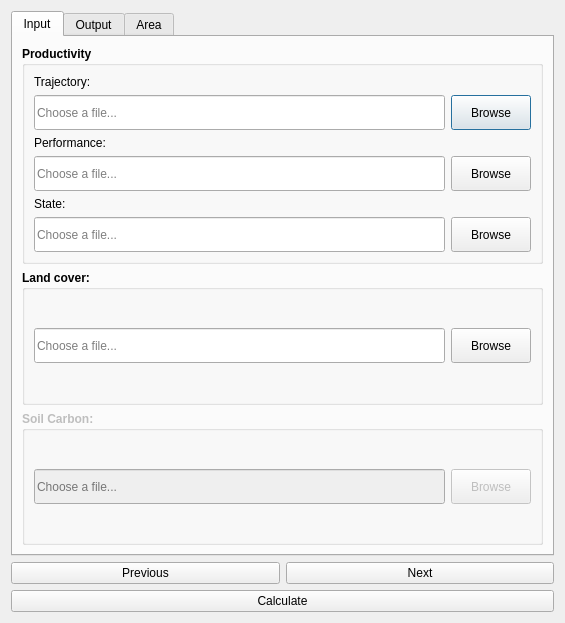
<?xml version="1.0" encoding="UTF-8"?>
<ui version="4.0">
 <class>DlgReportingSDG</class>
 <widget class="QDialog" name="DlgReportingSDG">
  <property name="geometry">
   <rect>
    <x>0</x>
    <y>0</y>
    <width>565</width>
    <height>623</height>
   </rect>
  </property>
  <property name="sizePolicy">
   <sizepolicy hsizetype="Fixed" vsizetype="Fixed">
    <horstretch>0</horstretch>
    <verstretch>0</verstretch>
   </sizepolicy>
  </property>
  <property name="windowTitle">
   <string>Calculate SDG indicator</string>
  </property>
  <layout class="QVBoxLayout" name="verticalLayout">
   <item>
    <widget class="QTabWidget" name="TabBox">
     <property name="sizePolicy">
      <sizepolicy hsizetype="Minimum" vsizetype="Expanding">
       <horstretch>0</horstretch>
       <verstretch>0</verstretch>
      </sizepolicy>
     </property>
     <property name="tabShape">
      <enum>QTabWidget::Rounded</enum>
     </property>
     <property name="currentIndex">
      <number>0</number>
     </property>
     <widget class="QWidget" name="InputTab">
      <attribute name="title">
       <string>Input</string>
      </attribute>
      <layout class="QVBoxLayout" name="verticalLayout_2">
       <item>
        <widget class="QGroupBox" name="groupBox">
         <property name="font">
          <font>
           <weight>75</weight>
           <bold>true</bold>
          </font>
         </property>
         <property name="title">
          <string>Productivity</string>
         </property>
         <layout class="QGridLayout" name="gridLayout_7">
          <item row="1" column="0">
           <widget class="QLineEdit" name="file_traj">
            <property name="enabled">
             <bool>true</bool>
            </property>
            <property name="minimumSize">
             <size>
              <width>120</width>
              <height>35</height>
             </size>
            </property>
            <property name="font">
             <font>
              <weight>50</weight>
              <bold>false</bold>
             </font>
            </property>
            <property name="placeholderText">
             <string>Choose a file...</string>
            </property>
           </widget>
          </item>
          <item row="1" column="1">
           <widget class="QPushButton" name="browse_traj">
            <property name="enabled">
             <bool>true</bool>
            </property>
            <property name="minimumSize">
             <size>
              <width>0</width>
              <height>35</height>
             </size>
            </property>
            <property name="maximumSize">
             <size>
              <width>80</width>
              <height>16777215</height>
             </size>
            </property>
            <property name="font">
             <font>
              <weight>50</weight>
              <bold>false</bold>
             </font>
            </property>
            <property name="text">
             <string>Browse</string>
            </property>
           </widget>
          </item>
          <item row="3" column="0">
           <widget class="QLineEdit" name="file_perf">
            <property name="enabled">
             <bool>true</bool>
            </property>
            <property name="minimumSize">
             <size>
              <width>120</width>
              <height>35</height>
             </size>
            </property>
            <property name="font">
             <font>
              <weight>50</weight>
              <bold>false</bold>
             </font>
            </property>
            <property name="placeholderText">
             <string>Choose a file...</string>
            </property>
           </widget>
          </item>
          <item row="3" column="1">
           <widget class="QPushButton" name="browse_perf">
            <property name="enabled">
             <bool>true</bool>
            </property>
            <property name="minimumSize">
             <size>
              <width>0</width>
              <height>35</height>
             </size>
            </property>
            <property name="maximumSize">
             <size>
              <width>80</width>
              <height>16777215</height>
             </size>
            </property>
            <property name="font">
             <font>
              <weight>50</weight>
              <bold>false</bold>
             </font>
            </property>
            <property name="text">
             <string>Browse</string>
            </property>
           </widget>
          </item>
          <item row="5" column="0">
           <widget class="QLineEdit" name="file_state">
            <property name="enabled">
             <bool>true</bool>
            </property>
            <property name="minimumSize">
             <size>
              <width>120</width>
              <height>35</height>
             </size>
            </property>
            <property name="font">
             <font>
              <weight>50</weight>
              <bold>false</bold>
             </font>
            </property>
            <property name="placeholderText">
             <string>Choose a file...</string>
            </property>
           </widget>
          </item>
          <item row="5" column="1">
           <widget class="QPushButton" name="browse_state">
            <property name="enabled">
             <bool>true</bool>
            </property>
            <property name="minimumSize">
             <size>
              <width>0</width>
              <height>35</height>
             </size>
            </property>
            <property name="maximumSize">
             <size>
              <width>80</width>
              <height>16777215</height>
             </size>
            </property>
            <property name="font">
             <font>
              <weight>50</weight>
              <bold>false</bold>
             </font>
            </property>
            <property name="text">
             <string>Browse</string>
            </property>
           </widget>
          </item>
          <item row="2" column="0" colspan="2">
           <widget class="QLabel" name="label_8">
            <property name="font">
             <font>
              <weight>50</weight>
              <bold>false</bold>
             </font>
            </property>
            <property name="text">
             <string>Performance:</string>
            </property>
           </widget>
          </item>
          <item row="0" column="0" colspan="2">
           <widget class="QLabel" name="label_9">
            <property name="font">
             <font>
              <weight>50</weight>
              <bold>false</bold>
             </font>
            </property>
            <property name="text">
             <string>Trajectory:</string>
            </property>
           </widget>
          </item>
          <item row="4" column="0" colspan="2">
           <widget class="QLabel" name="label_10">
            <property name="font">
             <font>
              <weight>50</weight>
              <bold>false</bold>
             </font>
            </property>
            <property name="text">
             <string>State:</string>
            </property>
           </widget>
          </item>
         </layout>
        </widget>
       </item>
       <item>
        <widget class="QGroupBox" name="groupBox_2">
         <property name="font">
          <font>
           <weight>75</weight>
           <bold>true</bold>
          </font>
         </property>
         <property name="title">
          <string>Land cover:</string>
         </property>
         <layout class="QGridLayout" name="gridLayout_9">
          <item row="0" column="0">
           <widget class="QLineEdit" name="file_lc">
            <property name="enabled">
             <bool>true</bool>
            </property>
            <property name="minimumSize">
             <size>
              <width>120</width>
              <height>35</height>
             </size>
            </property>
            <property name="font">
             <font>
              <weight>50</weight>
              <bold>false</bold>
             </font>
            </property>
            <property name="placeholderText">
             <string>Choose a file...</string>
            </property>
           </widget>
          </item>
          <item row="0" column="1">
           <widget class="QPushButton" name="browse_lc">
            <property name="enabled">
             <bool>true</bool>
            </property>
            <property name="minimumSize">
             <size>
              <width>0</width>
              <height>35</height>
             </size>
            </property>
            <property name="maximumSize">
             <size>
              <width>80</width>
              <height>16777215</height>
             </size>
            </property>
            <property name="font">
             <font>
              <weight>50</weight>
              <bold>false</bold>
             </font>
            </property>
            <property name="text">
             <string>Browse</string>
            </property>
           </widget>
          </item>
         </layout>
        </widget>
       </item>
       <item>
        <widget class="QGroupBox" name="groupBox_3">
         <property name="enabled">
          <bool>false</bool>
         </property>
         <property name="font">
          <font>
           <weight>75</weight>
           <bold>true</bold>
          </font>
         </property>
         <property name="title">
          <string>Soil Carbon:</string>
         </property>
         <layout class="QGridLayout" name="gridLayout_8">
          <item row="0" column="0">
           <widget class="QLineEdit" name="file_soc">
            <property name="enabled">
             <bool>false</bool>
            </property>
            <property name="minimumSize">
             <size>
              <width>120</width>
              <height>35</height>
             </size>
            </property>
            <property name="font">
             <font>
              <weight>50</weight>
              <bold>false</bold>
             </font>
            </property>
            <property name="placeholderText">
             <string>Choose a file...</string>
            </property>
           </widget>
          </item>
          <item row="0" column="1">
           <widget class="QPushButton" name="browse_soc">
            <property name="enabled">
             <bool>false</bool>
            </property>
            <property name="minimumSize">
             <size>
              <width>0</width>
              <height>35</height>
             </size>
            </property>
            <property name="maximumSize">
             <size>
              <width>80</width>
              <height>16777215</height>
             </size>
            </property>
            <property name="font">
             <font>
              <weight>50</weight>
              <bold>false</bold>
             </font>
            </property>
            <property name="text">
             <string>Browse</string>
            </property>
           </widget>
          </item>
         </layout>
        </widget>
       </item>
      </layout>
     </widget>
     <widget class="QWidget" name="OutputTab">
      <attribute name="title">
       <string>Output</string>
      </attribute>
      <layout class="QVBoxLayout" name="verticalLayout_4">
       <item>
        <widget class="QGroupBox" name="groupBox_4">
         <property name="enabled">
          <bool>true</bool>
         </property>
         <property name="font">
          <font>
           <weight>50</weight>
           <bold>false</bold>
          </font>
         </property>
         <property name="title">
          <string>Output folder:</string>
         </property>
         <layout class="QGridLayout" name="gridLayout_10">
          <item row="0" column="0">
           <widget class="QLineEdit" name="folder_output">
            <property name="enabled">
             <bool>true</bool>
            </property>
            <property name="minimumSize">
             <size>
              <width>120</width>
              <height>35</height>
             </size>
            </property>
            <property name="font">
             <font>
              <weight>50</weight>
              <bold>false</bold>
             </font>
            </property>
            <property name="placeholderText">
             <string>Choose a folder...</string>
            </property>
           </widget>
          </item>
          <item row="0" column="1">
           <widget class="QPushButton" name="browse_output">
            <property name="enabled">
             <bool>true</bool>
            </property>
            <property name="minimumSize">
             <size>
              <width>0</width>
              <height>35</height>
             </size>
            </property>
            <property name="maximumSize">
             <size>
              <width>80</width>
              <height>16777215</height>
             </size>
            </property>
            <property name="font">
             <font>
              <weight>50</weight>
              <bold>false</bold>
             </font>
            </property>
            <property name="text">
             <string>Browse</string>
            </property>
           </widget>
          </item>
         </layout>
        </widget>
       </item>
       <item>
        <spacer name="verticalSpacer_2">
         <property name="orientation">
          <enum>Qt::Vertical</enum>
         </property>
         <property name="sizeHint" stdset="0">
          <size>
           <width>20</width>
           <height>40</height>
          </size>
         </property>
        </spacer>
       </item>
      </layout>
     </widget>
     <widget class="QWidget" name="AreaTab">
      <attribute name="title">
       <string>Area</string>
      </attribute>
      <layout class="QVBoxLayout" name="verticalLayout_3">
       <item>
        <widget class="QGroupBox" name="groupBox_7">
         <property name="title">
          <string>Area to run calculations for</string>
         </property>
         <layout class="QGridLayout" name="gridLayout_2">
          <item row="2" column="0">
           <widget class="QLabel" name="label_4">
            <property name="sizePolicy">
             <sizepolicy hsizetype="Minimum" vsizetype="Preferred">
              <horstretch>0</horstretch>
              <verstretch>0</verstretch>
             </sizepolicy>
            </property>
            <property name="maximumSize">
             <size>
              <width>110</width>
              <height>16777215</height>
             </size>
            </property>
            <property name="font">
             <font>
              <weight>50</weight>
              <bold>false</bold>
             </font>
            </property>
            <property name="text">
             <string>Second level:</string>
            </property>
           </widget>
          </item>
          <item row="1" column="0">
           <widget class="QLabel" name="label_3">
            <property name="sizePolicy">
             <sizepolicy hsizetype="Minimum" vsizetype="Preferred">
              <horstretch>0</horstretch>
              <verstretch>0</verstretch>
             </sizepolicy>
            </property>
            <property name="maximumSize">
             <size>
              <width>110</width>
              <height>16777215</height>
             </size>
            </property>
            <property name="font">
             <font>
              <weight>50</weight>
              <bold>false</bold>
             </font>
            </property>
            <property name="text">
             <string>First level:</string>
            </property>
           </widget>
          </item>
          <item row="3" column="0">
           <spacer name="verticalSpacer">
            <property name="orientation">
             <enum>Qt::Vertical</enum>
            </property>
            <property name="sizeHint" stdset="0">
             <size>
              <width>20</width>
              <height>30</height>
             </size>
            </property>
           </spacer>
          </item>
          <item row="5" column="2">
           <widget class="QPushButton" name="area_fromfile_browse">
            <property name="enabled">
             <bool>false</bool>
            </property>
            <property name="minimumSize">
             <size>
              <width>0</width>
              <height>35</height>
             </size>
            </property>
            <property name="maximumSize">
             <size>
              <width>80</width>
              <height>16777215</height>
             </size>
            </property>
            <property name="text">
             <string>Browse</string>
            </property>
           </widget>
          </item>
          <item row="2" column="1" colspan="2">
           <widget class="QComboBox" name="area_admin_1">
            <property name="sizePolicy">
             <sizepolicy hsizetype="Expanding" vsizetype="Fixed">
              <horstretch>0</horstretch>
              <verstretch>0</verstretch>
             </sizepolicy>
            </property>
            <property name="minimumSize">
             <size>
              <width>0</width>
              <height>35</height>
             </size>
            </property>
           </widget>
          </item>
          <item row="1" column="1" colspan="2">
           <widget class="QComboBox" name="area_admin_0">
            <property name="sizePolicy">
             <sizepolicy hsizetype="Expanding" vsizetype="Fixed">
              <horstretch>0</horstretch>
              <verstretch>0</verstretch>
             </sizepolicy>
            </property>
            <property name="minimumSize">
             <size>
              <width>0</width>
              <height>35</height>
             </size>
            </property>
           </widget>
          </item>
          <item row="5" column="0" colspan="2">
           <widget class="QLineEdit" name="area_fromfile_file">
            <property name="enabled">
             <bool>false</bool>
            </property>
            <property name="minimumSize">
             <size>
              <width>120</width>
              <height>35</height>
             </size>
            </property>
            <property name="placeholderText">
             <string>Choose a file...</string>
            </property>
           </widget>
          </item>
          <item row="4" column="0" colspan="3">
           <widget class="QRadioButton" name="area_fromfile">
            <property name="text">
             <string>Area from file</string>
            </property>
           </widget>
          </item>
          <item row="0" column="0" colspan="3">
           <widget class="QRadioButton" name="area_admin">
            <property name="text">
             <string>Administrative area</string>
            </property>
            <property name="checked">
             <bool>true</bool>
            </property>
           </widget>
          </item>
         </layout>
        </widget>
       </item>
       <item>
        <spacer name="verticalSpacer_4">
         <property name="orientation">
          <enum>Qt::Vertical</enum>
         </property>
         <property name="sizeHint" stdset="0">
          <size>
           <width>20</width>
           <height>40</height>
          </size>
         </property>
        </spacer>
       </item>
      </layout>
     </widget>
    </widget>
   </item>
   <item>
    <layout class="QGridLayout" name="gridLayout_3">
     <item row="1" column="0" colspan="2">
      <widget class="QPushButton" name="button_calculate">
       <property name="text">
        <string>Calculate</string>
       </property>
      </widget>
     </item>
     <item row="0" column="0">
      <widget class="QPushButton" name="button_prev">
       <property name="text">
        <string>Previous</string>
       </property>
      </widget>
     </item>
     <item row="0" column="1">
      <widget class="QPushButton" name="button_next">
       <property name="text">
        <string>Next</string>
       </property>
      </widget>
     </item>
    </layout>
   </item>
  </layout>
 </widget>
 <resources/>
 <connections/>
</ui>
